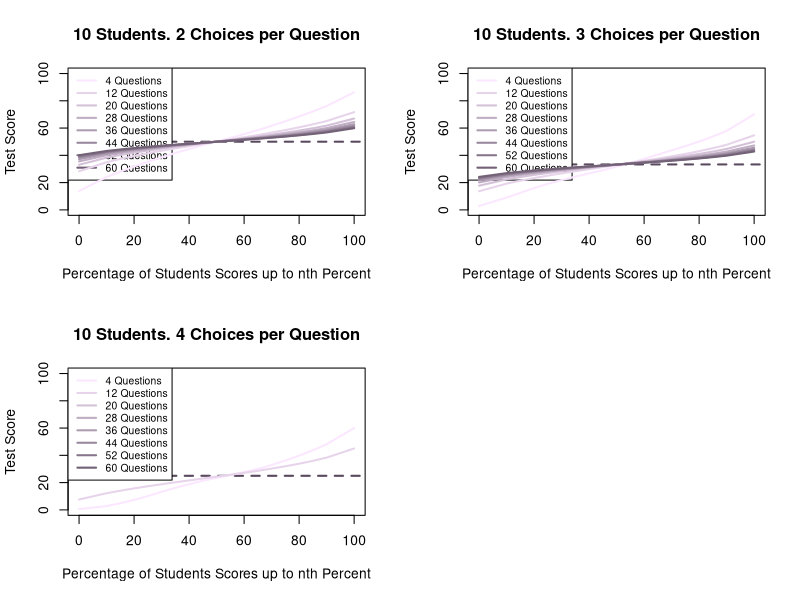

The R script that drew this image: (Note: a time limit stopped this script after it produced the figure.)
numQ = seq(4, 60, 8)
numS = c(10, 25, 100, 500)
numC = seq(2, 5, 1)
p = seq(0, 1, 0.05)
m = 10000
colfunc = colorRampPalette(c("#FBE7FF", "#736277"))
c = colfunc(length(numQ))

par(mfrow=c(2,2))

for(h in 1:length(numS)){
  for(k in 1:length(numC)){
    mat = matrix(NA, nrow=length(numQ), ncol=length(p))
    colnames(mat) = p
    rownames(mat) = paste(numQ, "Questions")
    mat_stat = matrix(NA, nrow=length(numQ), ncol=7)
    colnames(mat_stat) = c("Min.", "25%", "50%", "75%", "Max.", "Mean", "SD")
    rownames(mat_stat) = paste(numQ, "Questions")
    
    plot(0, 0, xlim=c(0, 1)*100, ylim=c(0, 1)*100, col="white",
         main=paste0(numS[h], " Students. ", numC[k], " Choices per Question"), 
         xlab = "Percentage of Students Scores up to nth Percent", ylab = "Test Score")
    abline(h=1/numC[k]*100, lty=2, lwd=2, col="#5A4A5F")
    legend("topleft", legend=paste(numQ, "Questions"), col=c, lty=1, lwd=2, cex=0.75)
    
    for(i in 1:length(numQ)){
      mc_mat = matrix(NA, nrow = m, ncol = length(p))
      mc_mat_stat = matrix(NA, nrow = m, ncol = 7)
      for(j in 1:m){
        X = rbinom(numS[h], numQ[i], 1/numC[k])
        Scores = X/numQ[i]*100
        mc_mat[j,] = quantile(Scores, probs = p)
        mc_mat_stat[j,] = c(quantile(Scores, probs = c(0, 0.25, 0.5, 0.75, 1)), mean(Scores), sd(Scores))
      }
      mat[i,] = colMeans(mc_mat)
      mat_stat[i,] = colMeans(mc_mat_stat)
      lines(p*100, mat[i,], col=c[i], lwd=2)
    }
    print(paste0(numC[k], " Choices. (", numS[h], " Students)"))
    print(mat_stat)
  }
}
